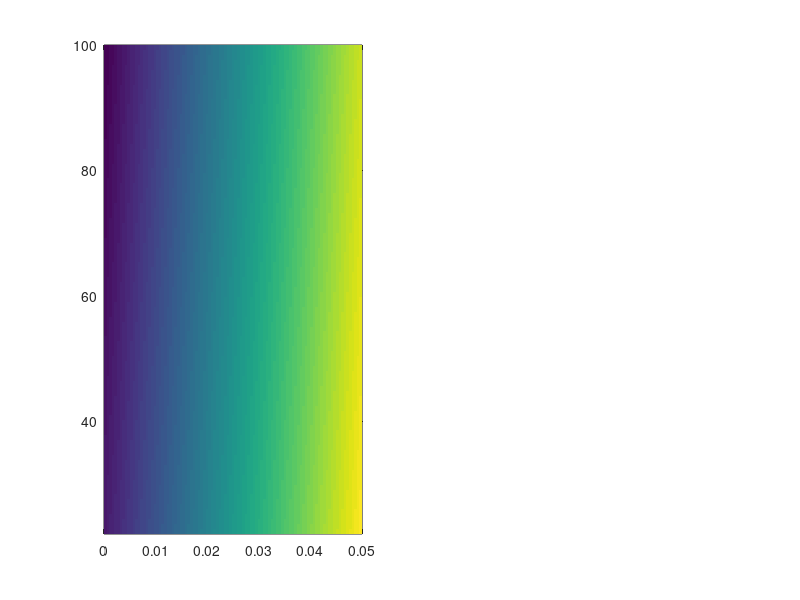

Reproduce this figure in MATLAB. (Note: this script raises an error after producing the figure.)
%%Full Script for NPV with changing time intervals for discount rate%%
%%----------------Costs and Volume are changing-------------------%%
%--------------------------------------------------------------------%
%% Input Parameters%%
%%---Benefit Distribution (BD) Input Parameters---%%
%---Community Alongshore distances
D=25670;                %total distance of LBI, NJ
DtotalPER=0.715;        %total alongshore distance percentage of SB+LBT+BH project
Dtotal=D*DtotalPER;     %total alongshore distance of SB+LBT+BH project
DsbPER=0.0845;          %total alongshore distance perecentage of Ship Bottom
Dsb=D*DsbPER;           %total alongshore distance of Ship Bottom   
DlbtPER=0.5117;         %total alongshore distance percentage of Long Beach Township (excluding Brant Beach & North region of Division D)
Dlbt=D*DlbtPER;         %total alongshore distance of Long Beach Township
DbhPER=0.1188;          %total alongshore distance percentage of Beach Haven
Dbh=D*DbhPER;           %total alongshore distance of Beach Haven
Davg=(Dsb+Dbh)/2;
DavgPER=DtotalPER/3;
% Dsb=2175;
Dlava=4700;
Dbb=1475;
Dwild=2400;
Dcape=1425;
%-----Total Sum of PVs 2017-----%
PVsb=879512000;         %total $sum of Ship Bottom properties
PVlbt=5164216465;       %total $sum of Long Beach Township properties
PVbh=1219111700;        %total $sum of Beach Haven properties
PV=PVsb+PVlbt+PVbh;     %total $sum of properties for entire dataset SB+LBT+BH
PVavg=(PVbh+PVsb)/2;
PVlow=158000000;
PVsb20=1000628600;      %total $sum of Ship Bottom properties in 2020
PVlava=1915425384;    %total $sum of Lavallette properties in 2020
PVwild=906877000;     %total $sum of Wildwood properties in 2020
PVcape=442939200; 
PVbb=133693900;

%-----omega or MIP coefficients-----%
omegaPW=0.0636698;        %total Marginal Implicit Price (MIP) value for all properties in dataset SB+LBT+BH
omegasb=0.1572;         %MIP of Ship Bottom
omegalbt=0.0134;        %MIP of Long Beach Township
omegabh=0.2071;         %MIP of Beach Haven
%%---Benefit (BD) totals for communities-----%
BD=PV*omegaPW;            %total BD for all communities
BDsb=PVsb*omegasb;      %total BD for SB
BDlbt=PVlbt*omegalbt;   %total BD for LBT
BDbh=PVbh*omegabh;      %total BD for BH
%%---Populations per community---%
Popsb=1325;             %SB population
Poplbt=5312;            %LBT population
Popbh=1241;             %BH population
Pop=Popsb+Poplbt+Popbh; %ALL COMMUNITIES population
%%---Benefits per household---%%%
BDpop=BD/Pop;           %ALL COMMUNITIES
BDpopsb=BDsb/Popsb;     %Ship Bottom
BDpoplbt=BDlbt/Poplbt;  %Long Beach Township
BDpopbh=BDbh/Popbh;     %Beach Haven
%%---Benefits per meter alongshore---%%%
BDD=BD/Dtotal;           %ALL COMMUNITIES
BDDsb=BDsb/Dsb;         %Ship Bottom
BDDlbt=BDlbt/Dlbt;      %Long Beach Township
BDDbh=BDbh/Dbh;         %Beach Haven
%%---------------------------------------------%%
%%---Cost Distribution (CD) Input Parameters---%%
%%---------------------------------------------%%
%%---Nourishment Volume for entire LBI project, per episode
VolLOW=60;     %total estimation of volume per episode LOWER LIMIT (USACE2014) - 2mcy - roughly 60m^2 for each meter alongshore
VolHIGH=300;    %total estimation of volume per episode UPPER LIMIT - roughly 300m^2 (278.25m^2 when we consider top portion of dune added) for each meter alongshore
VolDOUBLE=120;
Volavg=100*D;     %total estimation for EXAMPLE assuming 100m^2 per meter of alongshore beach nourished per episode
VolEX=1000*D;     %1st Extreme Example
VolEXT=2000*D;    %2nd Extreme Example
%%---Intial estimation of events (USACE - 113th Congress)
Events=7; %7 events throughout the 50yr time horizon
%%---VOLUMETOTALS
totalLOWvol=VolLOW*Events;
totalHIGHvol=VolHIGH*Events;
totalDOUBLEvol=VolDOUBLE*Events;
totalAVGvol=Volavg*Events;
totalEXTvol=VolEXT*Events;
%%-------------------------------%%
%%-------------------------------%%
%%---Nourishment Volume for each community TOTAL over 50years
TOTVOLprojectLOW=(VolLOW*DtotalPER*Events);
TOTVOLsbLOW=(VolLOW*DsbPER*Events);
TOTVOLlbtLOW=(VolLOW*DlbtPER*Events);
TOTVOLbhLOW=(VolLOW*DbhPER*Events);
%%---Nourishment Volume for each community TOTAL over 50years
TOTVOLprojectHIGH=(VolHIGH*DtotalPER*Events);
TOTVOLsbHIGH=(VolHIGH*DsbPER*Events);
TOTVOLlbtHIGH=(VolHIGH*DlbtPER*Events);
TOTVOLbhHIGH=(VolHIGH*DbhPER*Events);
%%---LOWER Nourishment Volume for each community TOTAL per meter over 50years
VolNmLOW=(TOTVOLprojectLOW/Dtotal);
VolNsbmLOW=(TOTVOLsbLOW/Dsb);
VolNlbtmLOW=(TOTVOLlbtLOW/Dlbt);
VolNbhmLOW=(TOTVOLbhLOW/Dbh);
%%---HIGHER Nourishment Volume for each community TOTAL per meter over 50years
VolNmHIGH=(TOTVOLprojectHIGH/Dtotal);
VolNsbmHIGH=(TOTVOLsbHIGH/Dsb);
VolNlbtmHIGH=(TOTVOLlbtHIGH/Dlbt);
VolNbhmHIGH=(TOTVOLbhHIGH/Dbh);
%%---Cost-Share percentage of contributions from local communities
LocalContributionFed=0.125;  %represents Fed gov't contributing 50%
%%---Discount rate------%
% discount=0.06875; fig=8;
discount=0.03;  fig=9;
% discount=0.01;  fig=10;
% discount=0.001; fig=11;
% discount=0; fig=12;
%%--Munciple Tax Rate per Community 2017--%%
TAXsb=0.0034;
TAXlbt=0.00236;
TAXbh=0.00406;
TAXlava=0.00311;
TAXbb=0.00481;
%%---Total Time interval of Project---%%
T=50;
%%-------------------------------------------%%
%%-------Initial parameters for check--------%%
%%-------------------------------------------%%
%%---Starting Nourishment Cost (2016 value)
Cost=22.06; %starting cost 2016 (weeksmarine)
% Cost=41.13; %min cost for lbt to reach Net Loss, beyond continues neg.
% Cost=47.98; %test runs
%% External Loop Vectors for Storage
run=100;
% time=linspace(1,50,run);
% it=length(time);
time=1:1:50;
it=length(time);
cost=linspace(22.06,100,run);
ic=length(cost);
omega=linspace(0,0.05,run);
io=length(omega);
%% Building Result Matrix for regime plot
result_matrix_CDsum=zeros(ic,io);         %by doing it,1 this turns it into a column
result_vector_CD=zeros(ic,1);  
result_matrix_BD=zeros(ic,io);
DIS=zeros(1,it);
TOTVOL=zeros(1,it);
CD=zeros(1,it);
Benefit=zeros(1,it);

result_matrix_CDsumsb=zeros(ic,io);         %by doing it,1 this turns it into a column
result_vector_CDsb=zeros(ic,1);   
result_matrix_BDsb=zeros(ic,io);
DIS=zeros(1,it);
TOTVOL=zeros(1,it);
CD=zeros(1,it);
Benefit=zeros(1,it);

result_matrix_CDsumlbt=zeros(ic,io);         %by doing it,1 this turns it into a column
result_vector_CDlbt=zeros(ic,1);  
result_matrix_BDlbt=zeros(ic,io);
DIS=zeros(1,it);
TOTVOL=zeros(1,it);
CD=zeros(1,it);
Benefit=zeros(1,it);

result_matrix_CDsumbh=zeros(ic,io);         %by doing it,1 this turns it into a column
result_vector_CDbh=zeros(ic,1);  
result_matrix_BDbh=zeros(ic,io);
DIS=zeros(1,it);
TOTVOL=zeros(1,it);
CD=zeros(1,it);
Benefit=zeros(1,it);
%% Plots
% figure(1)
% for o=1:io
%     for c=1:ic
%         for t=1:it
%             %Discount Rate over time: generating an array of values for the discount rate from year 1 to year 50
%             DIS(t)=((1+discount)^time(t));
% %             CD(t)=(((cost(c)*(totalAVGvol/T)*LocalContributionFed))/DIS(t));  
%             CD(t)=(((cost(c)*((totalLOWvol*Dlava)/T)*LocalContributionFed))/DIS(t));  
%             %Cost Function: inputing the discount rate into the cost function for changing costs (c) and events (e)
%             CDsum=sum(CD);          %storing the values for the cost function CD over time, into a matrix
%         end
%         result_vector_CD(c)=CDsum;
%         Benefit(t)=PVlava*omega(o);   %storing the values for the benefit function BD over time, into a matrix
%     end
%     result_matrix_CDsum(:,o)=result_vector_CD;   %(e,:) take this whole matrix and store it
%     result_matrix_BD(:,o)=Benefit(t);
% end
% result_matrix_NB=((result_matrix_BD-result_matrix_CDsum)/T)/Dlava;
% %plot information
% pcolor(omega,cost,result_matrix_NB)
% hold on
% shading flat
% % colormap(flipud(bluewhitered))
% colormap(flipud(redblue))
% Z=result_matrix_NB;
% [X,Y]=meshgrid(omega,cost);
% set(gca,'PlotBoxAspectRatio',[1,1,1])
% set(gcf,'rend','painters')
% xlabel('Omega Values','fontsize',12)
% ylabel('Sed. Costs($/m^3)','fontsize',12)
% title('LAVA 60m^3 NB $/yr/m','fontsize',15)
% 
% figure(2)
% for o=1:io
%     for c=1:ic
%         for t=1:it
%             %Discount Rate over time: generating an array of values for the discount rate from year 1 to year 50
%             DIS(t)=((1+discount)^time(t));
% %             CD(t)=(((cost(c)*(totalAVGvol/T)*LocalContributionFed))/DIS(t));  
%             CD(t)=(((cost(c)*((totalDOUBLEvol*Dlava)/T)*LocalContributionFed))/DIS(t));  
%             %Cost Function: inputing the discount rate into the cost function for changing costs (c) and events (e)
%             CDsum=sum(CD);          %storing the values for the cost function CD over time, into a matrix
%         end
%         result_vector_CD(c)=CDsum;
%         Benefit(t)=PVlava*omega(o);   %storing the values for the benefit function BD over time, into a matrix
%     end
%     result_matrix_CDsum(:,o)=result_vector_CD;   %(e,:) take this whole matrix and store it
%     result_matrix_BD(:,o)=Benefit(t);
% end
% result_matrix_NB=((result_matrix_BD-result_matrix_CDsum)/T)/Dlava;
% %plot information
% pcolor(omega,cost,result_matrix_NB)
% hold on
% shading flat
% % colormap(flipud(bluewhitered))
% colormap(flipud(redblue))
% Z=result_matrix_NB;
% [X,Y]=meshgrid(omega,cost);
% set(gca,'PlotBoxAspectRatio',[1,1,1])
% set(gcf,'rend','painters')
% xlabel('Omega Values','fontsize',12)
% ylabel('Sed. Costs($/m^3)','fontsize',12)
% title('LAVA 120m^3 NB $/yr/m','fontsize',15)

% figure(3)
% subplot(2,2,1)
% for o=1:io
%     for c=1:ic
%         for t=1:it
%             Discount Rate over time: generating an array of values for the discount rate from year 1 to year 50
%             DIS(t)=((1+discount)^time(t));
%             CD(t)=(((cost(c)*(totalAVGvol/T)*LocalContributionFed))/DIS(t));  
%             CD(t)=(((cost(c)*((totalHIGHvol*Dlbt)/T)*LocalContributionFed))/DIS(t));  
%             Cost Function: inputing the discount rate into the cost function for changing costs (c) and events (e)
%             CDsum=sum(CD);          %storing the values for the cost function CD over time, into a matrix
%         end
%         result_vector_CD(c)=CDsum;
%         Benefit(t)=PVlbt*omega(o);   %storing the values for the benefit function BD over time, into a matrix
%     end
%     result_matrix_CDsum(:,o)=result_vector_CD;   %(e,:) take this whole matrix and store it
%     result_matrix_BD(:,o)=Benefit(t);
% end
% result_matrix_NB=((result_matrix_BD-result_matrix_CDsum)/T)/Dlbt;
% plot information
% pcolor(omega,cost,result_matrix_NB)
% hold on
% shading flat
% colormap(flipud(bluewhitered))
% colormap(flipud(redblue))
% Z=result_matrix_NB;
% [X,Y]=meshgrid(omega,cost);
% set(gca,'PlotBoxAspectRatio',[1,1,1])
% set(gcf,'rend','painters')
% xlabel('Omega Values','fontsize',12)
% ylabel('Sed. Costs($/m^3)','fontsize',12)
% title('LBT 300m^3 NB $/yr/m','fontsize',15)
% 
% figure(4)
% subplot(2,2,2)
% for o=1:io
%     for c=1:ic
%         for t=1:it
%             Discount Rate over time: generating an array of values for the discount rate from year 1 to year 50
%             DIS(t)=((1+discount)^time(t));
%             CD(t)=(((cost(c)*(totalAVGvol/T)*LocalContributionFed))/DIS(t));  
%             CD(t)=(((cost(c)*((totalHIGHvol*Dlava)/T)*LocalContributionFed))/DIS(t));  
%             Cost Function: inputing the discount rate into the cost function for changing costs (c) and events (e)
%             CDsum=sum(CD);          %storing the values for the cost function CD over time, into a matrix
%         end
%         result_vector_CD(c)=CDsum;
%         Benefit(t)=PVlava*omega(o);   %storing the values for the benefit function BD over time, into a matrix
%     end
%     result_matrix_CDsum(:,o)=result_vector_CD;   %(e,:) take this whole matrix and store it
%     result_matrix_BD(:,o)=Benefit(t);
% end
% result_matrix_NB=((result_matrix_BD-result_matrix_CDsum)/T)/Dlava;
% plot information
% pcolor(omega,cost,result_matrix_NB)
% hold on
% shading flat
% colormap(flipud(bluewhitered))
% colormap(flipud(redblue))
% Z=result_matrix_NB;
% [X,Y]=meshgrid(omega,cost);
% set(gca,'PlotBoxAspectRatio',[1,1,1])
% set(gcf,'rend','painters')
% xlabel('Omega Values','fontsize',12)
% ylabel('Sed. Costs($/m^3)','fontsize',12)
% title('LAVA 300m^3 NB $/yr/m','fontsize',15)
% 
% figure(5)
% subplot(2,2,3)
% for o=1:io
%     for c=1:ic
%         for t=1:it
%             Discount Rate over time: generating an array of values for the discount rate from year 1 to year 50
%             DIS(t)=((1+discount)^time(t));
%             CD(t)=(((cost(c)*(totalAVGvol/T)*LocalContributionFed))/DIS(t));  
%             CD(t)=(((cost(c)*((totalHIGHvol*Dwild)/T)*LocalContributionFed))/DIS(t));  
%             Cost Function: inputing the discount rate into the cost function for changing costs (c) and events (e)
%             CDsum=sum(CD);          %storing the values for the cost function CD over time, into a matrix
%         end
%         result_vector_CD(c)=CDsum;
%         Benefit(t)=PVwild*omega(o);   %storing the values for the benefit function BD over time, into a matrix
%     end
%     result_matrix_CDsum(:,o)=result_vector_CD;   %(e,:) take this whole matrix and store it
%     result_matrix_BD(:,o)=Benefit(t);
% end
% result_matrix_NB=((result_matrix_BD-result_matrix_CDsum)/T)/Dwild;
% plot information
% pcolor(omega,cost,result_matrix_NB)
% hold on
% shading flat
% colormap(flipud(bluewhitered))
% colormap(flipud(redblue))
% Z=result_matrix_NB;
% [X,Y]=meshgrid(omega,cost);
% set(gca,'PlotBoxAspectRatio',[1,1,1])
% set(gcf,'rend','painters')
% xlabel('Omega Values','fontsize',12)
% ylabel('Sed. Costs($/m^3)','fontsize',12)
% title('Wildwood 300m^3 NB $/yr/m','fontsize',15)

figure(5)
subplot(1,2,1)
for o=1:io
    for c=1:ic
        for t=1:it
            %Discount Rate over time: generating an array of values for the discount rate from year 1 to year 50
            DIS(t)=((1+discount)^time(t));
%             CD(t)=(((cost(c)*(totalAVGvol/T)*LocalContributionFed))/DIS(t));  
            CD(t)=(((cost(c)*((totalLOWvol*2000)/T)*LocalContributionFed))/DIS(t));  
            %Cost Function: inputing the discount rate into the cost function for changing costs (c) and events (e)
            CDsum=sum(CD);          %storing the values for the cost function CD over time, into a matrix
        end
        result_vector_CD(c)=CDsum;
        Benefit(t)=1000000000*omega(o);   %storing the values for the benefit function BD over time, into a matrix
    end
    result_matrix_CDsum(:,o)=result_vector_CD;   %(e,:) take this whole matrix and store it
    result_matrix_BD(:,o)=Benefit(t);
end
result_matrix_NB=((result_matrix_BD-result_matrix_CDsum)/T)/2000;
%plot information
pcolor(omega,cost,result_matrix_NB)
hold on
shading flat
% colormap(flipud(bluewhitered))
colormap(flipud(redblue))
Z=result_matrix_NB;
[X,Y]=meshgrid(omega,cost);
set(gca,'PlotBoxAspectRatio',[1,1,1])
set(gcf,'rend','painters')
xlabel('Omega Values','fontsize',12)
ylabel('Sed. Costs($/m^3)','fontsize',12)
title('Beachfront Community 60m^3 NB $/yr/m','fontsize',15)

subplot(1,2,2)
for o=1:io
    for c=1:ic
        for t=1:it
            %Discount Rate over time: generating an array of values for the discount rate from year 1 to year 50
            DIS(t)=((1+discount)^time(t));
%             CD(t)=(((cost(c)*(totalAVGvol/T)*LocalContributionFed))/DIS(t));  
            CD(t)=(((cost(c)*((totalHIGHvol*2000)/T)*LocalContributionFed))/DIS(t));  
            %Cost Function: inputing the discount rate into the cost function for changing costs (c) and events (e)
            CDsum=sum(CD);          %storing the values for the cost function CD over time, into a matrix
        end
        result_vector_CD(c)=CDsum;
        Benefit(t)=1000000000*omega(o);   %storing the values for the benefit function BD over time, into a matrix
    end
    result_matrix_CDsum(:,o)=result_vector_CD;   %(e,:) take this whole matrix and store it
    result_matrix_BD(:,o)=Benefit(t);
end
result_matrix_NB=((result_matrix_BD-result_matrix_CDsum)/T)/2000;
%plot information
pcolor(omega,cost,result_matrix_NB)
hold on
shading flat
% colormap(flipud(bluewhitered))
colormap(flipud(redblue))
Z=result_matrix_NB;
[X,Y]=meshgrid(omega,cost);
set(gca,'PlotBoxAspectRatio',[1,1,1])
set(gcf,'rend','painters')
xlabel('Omega Values','fontsize',12)
ylabel('Sed. Costs($/m^3)','fontsize',12)
title('Beachfront Community 300m^3 NB $/yr/m','fontsize',15)